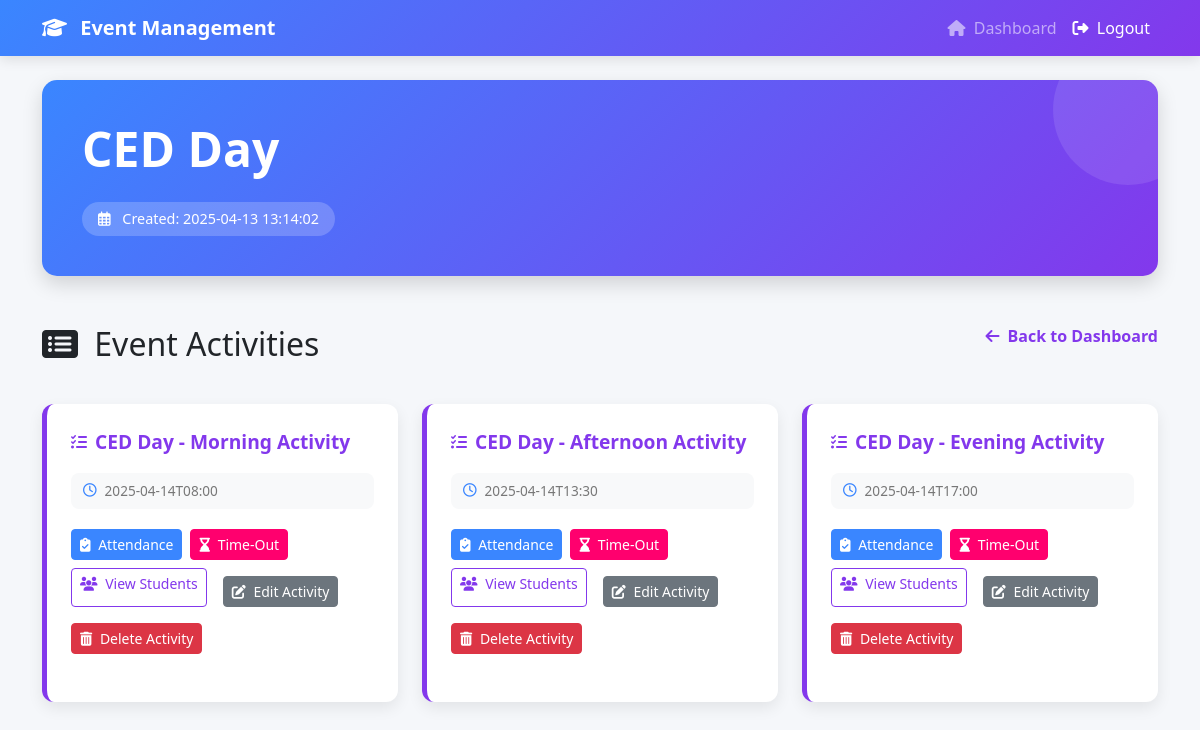
The page /events/1 on the database its author committed.
### tables this page shows
CREATE TABLE event_type_tbl (
    id INTEGER PRIMARY KEY AUTOINCREMENT,
    event_name TEXT NOT NULL,
    event_type TEXT NOT NULL,
    date_created TEXT NOT NULL,
    created_by INTEGER,
    FOREIGN KEY (created_by) REFERENCES admin_tbl(id)
);

CREATE TABLE activity_tbl (
    id INTEGER PRIMARY KEY AUTOINCREMENT,
    event_type INTEGER NOT NULL,
    activity_name TEXT NOT NULL,
    start_datetime TEXT NOT NULL,
    end_datetime TEXT NOT NULL,
    created_by INTEGER,
    FOREIGN KEY (event_type) REFERENCES event_type_tbl(id),
    FOREIGN KEY (created_by) REFERENCES admin_tbl(id)
);

### app.py (the view)
@app.route('/events/<event_id>')
def view_event(event_id):
    conn = get_db_connection()
    c = conn.cursor()
    c.execute("SELECT * FROM event_type_tbl WHERE id = ?", (event_id,))
    event = c.fetchone()
    c.execute("SELECT * FROM activity_tbl WHERE event_type = ?", (event_id,))
    activities = c.fetchall()
    conn.close()
    return render_template('event.html', event=event, activities=activities)

### app.py (called while the page is built)
def get_db_connection():
    conn = sqlite3.connect('database/database.db')
    conn.row_factory = sqlite3.Row
    conn.execute("PRAGMA foreign_keys = ON;")
    return conn

### templates/event.html (shortened to what this page needs)
<!DOCTYPE html>
<html lang="en">
<head>
    <link rel="stylesheet" href="/static/bootstrap/css/bootstrap.min.css">
    <link rel="stylesheet" href="https://cdnjs.cloudflare.com/ajax/libs/font-awesome/6.4.0/css/all.min.css">
    <link rel="stylesheet" href="/static/bootstrap/css/all.min.css">
</head>
<body>
    <nav class="navbar navbar-expand-lg navbar-dark">
        <div class="container">
            <a class="navbar-brand" href="#">
                <i class="fas fa-graduation-cap me-2"></i>
                Event Management
            </a>
            <div class="collapse navbar-collapse" id="navbarNav">
                <ul class="navbar-nav ms-auto">
                    <li class="nav-item">
                        <a class="nav-link" href="/admin/dashboard">
                            <i class="fas fa-home me-1"></i> Dashboard
                        </a>
                    </li>
                    <li class="nav-item">
                        <a class="nav-link logout-link" href="{{ url_for('admin_logout') }}">
                            <i class="fas fa-sign-out-alt me-1"></i> Logout
                        </a>
                    </li>
                </ul>
            </div>
        </div>
    </nav>
    <div class="container mt-4 mb-5">
        <div class="header-section">
            <h1 class="display-5 fw-bold">{{ event['event_name'] }}</h1>
            <div class="event-meta">
                <i class="far fa-calendar-alt me-2"></i> Created: {{ event['date_created'] }}
            </div>
        </div>
        <div class="page-title-section">
            <h2 class="mb-0">
                <i class="fas fa-list-alt me-2"></i> Event Activities
            </h2>
            <a href="/admin/dashboard" class="back-link">
                <i class="fas fa-arrow-left"></i> Back to Dashboard
            </a>
        </div>
        {% if activities %}
            <div class="row activity-grid">
                {% for activity in activities %}
                <div class="col-md-6 col-lg-4 mb-4">
                    <div class="activity-card">
                        <div class="activity-title">
                            <i class="fas fa-tasks"></i> {{ activity['activity_name'] }}
                        </div>
                        <div class="activity-date">
                            <i class="far fa-clock"></i> {{ activity['start_datetime'] }}
                        </div>
                        <div class="action-buttons">
                            <a href="/attendance/event-{{ event['id'] }}/activity-{{ activity['id'] }}" class="btn btn-attendance btn-sm">
                                <i class="fas fa-clipboard-check me-1"></i> Attendance
                            </a>
                            <a href="/timeout/event-{{ event['id'] }}/activity-{{ activity['id'] }}" class="btn btn-timeout btn-sm">
                                <i class="fas fa-hourglass-end me-1"></i> Time-Out
                            </a>
                            <a href="/view_students/event-{{event['id']}}/activity-{{ activity['id'] }}" class="btn btn-view btn-sm">
                                <i class="fas fa-users me-1"></i> View Students
                            </a>
                            <br>
                            <a href="/edit_activity/event-{{ event['id'] }}/activity-{{ activity['id'] }}" class="btn btn-secondary btn-sm mt-2">
                                <i class="fas fa-edit me-1"></i> Edit Activity
                            </a>
                            <form action="/delete_activity/event-{{ event['id'] }}/activity-{{ activity['id'] }}" method="POST" class="d-inline">
                                <button type="submit" class="btn btn-danger btn-sm mt-2">
                                    <i class="fas fa-trash-alt me-1"></i> Delete Activity
                                </button>
                            </form>
                        </div>
                    </div>
                </div>
                {% endfor %}
            </div>
        {% else %}
            <div class="empty-state">
                <i class="far fa-calendar-times"></i>
                <h4>No Activities Found</h4>
                <p class="text-muted">There are no activities scheduled for this event yet.</p>
            </div>
        {% endif %}
    </div>
</body>
</html>

### templates/event.html (style rules this page uses)
:root { --primary-color: #3a86ff; --secondary-color: #8338ec; --accent-color: #ff006e; --light-bg: #f8f9fa; --dark-bg: #212529; }
body { background-color: #f5f7fa; font-family: 'Segoe UI', Tahoma, Geneva, Verdana, sans-serif; }
.navbar { background: linear-gradient(135deg, var(--primary-color), var(--secondary-color)); box-shadow: 0 4px 12px rgba(0, 0, 0, 0.1); }
.navbar-brand { font-weight: 700; color: white !important; }
.header-section { background: linear-gradient(135deg, var(--primary-color), var(--secondary-color)); color: white; padding: 2.5rem; border-radius: 15px; margin-bottom: 2rem; box-shadow: 0 8px 20px rgba(0, 0, 0, 0.15); position: relative; overflow: hidden; }
.header-section::before { content: ''; position: absolute; top: 0; right: 0; width: 150px; height: 150px; background: rgba(255, 255, 255, 0.1); border-radius: 50%; transform: translate(30%, -30%); }
.event-meta { display: inline-block; background: rgba(255, 255, 255, 0.2); padding: 0.4rem 1rem; border-radius: 30px; font-size: 0.9rem; margin-top: 0.5rem; }
.activity-grid { margin-bottom: 2rem; }
.activity-card { background-color: white; border-radius: 12px; box-shadow: 0 6px 15px rgba(0, 0, 0, 0.08); padding: 1.5rem; margin-bottom: 1.5rem; border-left: 5px solid var(--secondary-color); transition: transform 0.3s ease, box-shadow 0.3s ease; height: 100%; }
.activity-title { font-size: 1.2rem; font-weight: 600; color: var(--secondary-color); margin-bottom: 0.75rem; display: flex; align-items: center; }
.activity-title i { margin-right: 0.5rem; font-size: 1rem; }
.activity-date { display: flex; align-items: center; color: #777; font-size: 0.85rem; margin-bottom: 1.25rem; background-color: var(--light-bg); padding: 0.5rem 0.75rem; border-radius: 8px; }
.activity-date i { margin-right: 0.5rem; color: var(--primary-color); }
.action-buttons { display: flex; flex-wrap: wrap; gap: 0.5rem; }
.btn-attendance { background-color: var(--primary-color); border-color: var(--primary-color); color: white; }
.btn-timeout { background-color: var(--accent-color); border-color: var(--accent-color); color: white; }
.btn-view { background-color: transparent; border-color: var(--secondary-color); color: var(--secondary-color); }
.back-link { display: inline-flex; align-items: center; text-decoration: none; color: var(--secondary-color); font-weight: 600; transition: all 0.2s ease; margin-top: 1rem; margin-bottom: 2rem; }
.back-link i { margin-right: 0.5rem; }
.page-title-section { display: flex; justify-content: space-between; align-items: center; margin-bottom: 1.5rem; }
.logout-link { color: white; transition: all 0.2s ease; }

### rows shown on the page
event_type_tbl: event_name "CED Day", date_created "2025-04-13 13:14:02"
activity_tbl: activity_name "CED Day - Morning Activity", start_datetime "2025-04-14T08:00"
activity_tbl: activity_name "CED Day - Afternoon Activity", start_datetime "2025-04-14T13:30"
activity_tbl: activity_name "CED Day - Evening Activity", start_datetime "2025-04-14T17:00"
